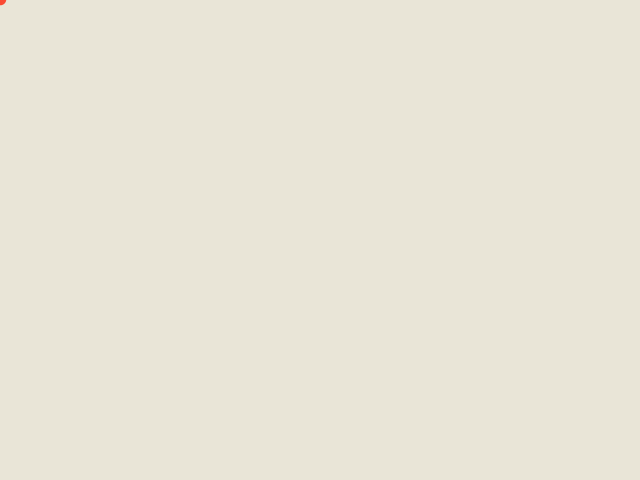
Frame 1 (no input)
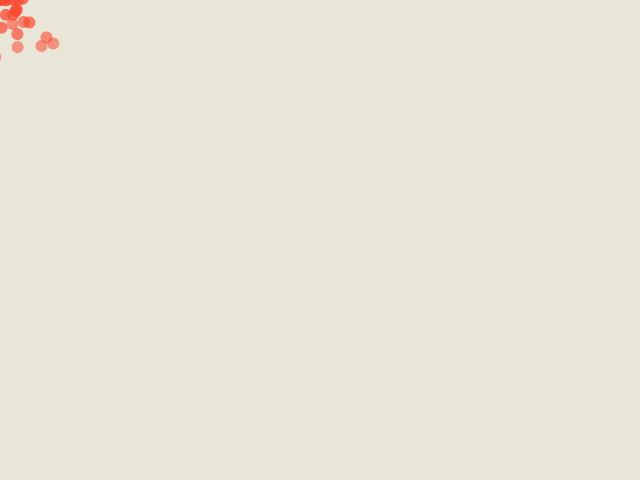
Frame 60 (the mouse pressed at the canvas centre just before this capture)
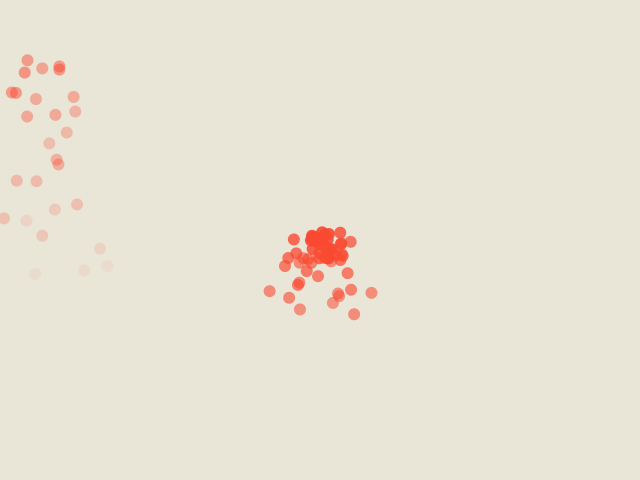
Frame 120 (the mouse held since frame 60 and released just before this capture)

The Processing sketch that drew these frames (run headless with seeded random() and noise(); from frame 60 on, the mouse is pressed at the canvas centre):

// Processing sketch: introduction
// ── introduction.pde
//Global Variables
ArrayList<Particle> particles;

void setup() {
        size(640,480);
        pixelDensity(2);
        particles = new ArrayList<Particle>();
        // for (int i = 0; i < 50; i++) {
        //         particles.add(new Particle());
        // }


}

void draw() {
        background(#e9e5d7);
        particles.add(new Particle());
        for (int i = particles.size()-1; i >= 0; i--) {
                Particle p = particles.get(i);
                p.update();
                p.display();
                if (p.isDead()) {
                        particles.remove(i);
                }
        }
}

// ── Particle.pde
// Simple Particle System
// Daniel Shiffman <http://www.shiffman.net>

// A simple Particle class

class Particle {
PVector location;
PVector velocity;
PVector acceleration;
float lifespan;

Particle() {
        acceleration = new PVector(0, 0.05);
        velocity = new PVector(random(-1, 1), random(-1, 0));
        location = new PVector(mouseX,mouseY);
        lifespan = 255.0;
}

void run() {
        update();
        display();
}

// Method to update location
void update() {
        velocity.add(acceleration);
        location.add(velocity);
        lifespan -= 2.0;
}

// Method to display
void display(){
        noStroke();
        fill(#fa4931, lifespan);
        ellipse(location.x, location.y, 12, 12);
}

// Is the particle still useful?
boolean isDead() {
        if (lifespan < 0.0) {
                return true;
        }
        else {
                return false;
        }
}
}
